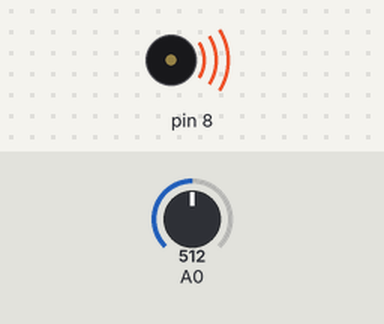
Bench run of a sketch on a simulated Arduino Uno, built with avr-gcc and run on an emulated ATmega328P. On the bench: buzzer (waves = sounding). The inputs (shaded band) are chosen by the test bench; at power-on: A0 = 512.

Above: at 0.2 s.
Timing chart, 0 to 3.0 s (numbered marks = the images above):
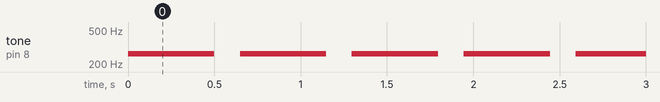

The sketch:

Speaker.ino
```cpp
#include "pitches.h"

int lowestValue = 1023;
int highestValue = 0;
int calibrationCounter = 300;

void setup() {

  Serial.begin(9600);
}

void loop() {

  int value = analogRead(0);
  calibrate(value);
  float _delay = map(value, lowestValue, highestValue, 1000/2, 1000/10);

  tone(8, NOTE_C4, _delay);
  delay(_delay * 1.30);
  noTone(8);
}

void calibrate (float light) {

  calibrationCounter --;
  if (calibrationCounter == 0)
    Serial.println("Done calibration");
  if (calibrationCounter <= 0)
     return;

  if (light > highestValue)
    highestValue = light;
  if (light < lowestValue)
    lowestValue = light;
}
```

pitches.h
```cpp
/*************************************************
 * Public Constants
 *************************************************/

#define NOTE_B0  31
#define NOTE_C1  33
#define NOTE_CS1 35
#define NOTE_D1  37
#define NOTE_DS1 39
#define NOTE_E1  41
#define NOTE_F1  44
#define NOTE_FS1 46
#define NOTE_G1  49
#define NOTE_GS1 52
#define NOTE_A1  55
#define NOTE_AS1 58
#define NOTE_B1  62
#define NOTE_C2  65
#define NOTE_CS2 69
#define NOTE_D2  73
#define NOTE_DS2 78
#define NOTE_E2  82
#define NOTE_F2  87
#define NOTE_FS2 93
#define NOTE_G2  98
#define NOTE_GS2 104
#define NOTE_A2  110
#define NOTE_AS2 117
#define NOTE_B2  123
#define NOTE_C3  131
#define NOTE_CS3 139
#define NOTE_D3  147
#define NOTE_DS3 156
#define NOTE_E3  165
#define NOTE_F3  175
#define NOTE_FS3 185
#define NOTE_G3  196
#define NOTE_GS3 208
#define NOTE_A3  220
#define NOTE_AS3 233
#define NOTE_B3  247
#define NOTE_C4  262
#define NOTE_CS4 277
#define NOTE_D4  294
#define NOTE_DS4 311
#define NOTE_E4  330
#define NOTE_F4  349
#define NOTE_FS4 370
#define NOTE_G4  392
#define NOTE_GS4 415
#define NOTE_A4  440
#define NOTE_AS4 466
#define NOTE_B4  494
#define NOTE_C5  523
#define NOTE_CS5 554
#define NOTE_D5  587
#define NOTE_DS5 622
#define NOTE_E5  659
#define NOTE_F5  698
#define NOTE_FS5 740
#define NOTE_G5  784
#define NOTE_GS5 831
#define NOTE_A5  880
#define NOTE_AS5 932
#define NOTE_B5  988
#define NOTE_C6  1047
#define NOTE_CS6 1109
#define NOTE_D6  1175
#define NOTE_DS6 1245
#define NOTE_E6  1319
#define NOTE_F6  1397
#define NOTE_FS6 1480
#define NOTE_G6  1568
#define NOTE_GS6 1661
#define NOTE_A6  1760
#define NOTE_AS6 1865
#define NOTE_B6  1976
#define NOTE_C7  2093
#define NOTE_CS7 2217
#define NOTE_D7  2349
#define NOTE_DS7 2489
#define NOTE_E7  2637
#define NOTE_F7  2794
#define NOTE_FS7 2960
#define NOTE_G7  3136
#define NOTE_GS7 3322
#define NOTE_A7  3520
#define NOTE_AS7 3729
#define NOTE_B7  3951
#define NOTE_C8  4186
#define NOTE_CS8 4435
#define NOTE_D8  4699
#define NOTE_DS8 4978
```

Measured:
- by itself, tone on pin 8: alternates 262 Hz for 0.50 s and silent for 0.15 s
